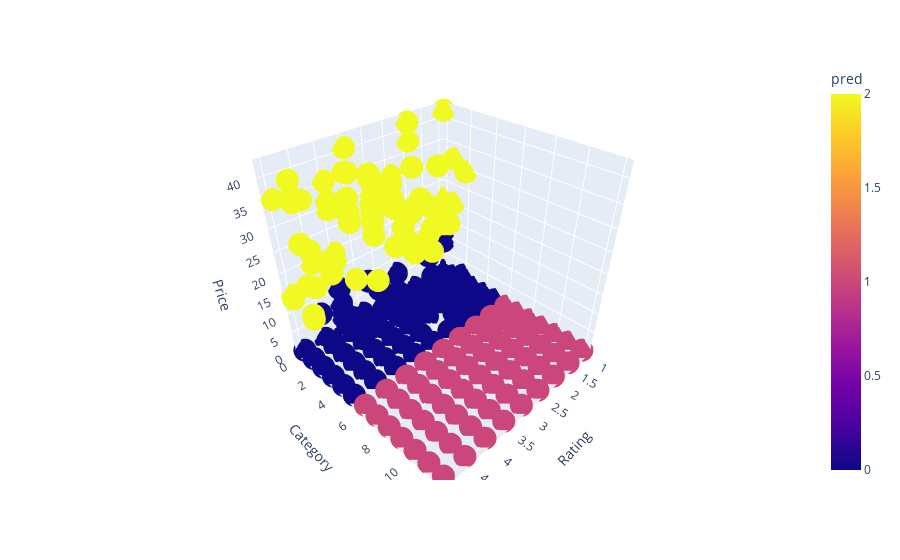

Write notebook code for a chart like this one.
### Code cell
fig = px.scatter_3d(df,x='Rating',y='Category',z='Price',color='pred')
fig.show()

### Figure 1 — Plotly figure (JSON) as saved in the notebook; plotly's stock layout.template omitted (floating-point values rounded to 4 significant figures; data arrays with more than 128 entries replaced by an {"elided": "..."} marker saying what was removed)
{"data": [{"hoverlabel": {"namelength": 0}, "hovertemplate": "Rating=%{x}<br>Category=%{y}<br>Price=%{z}<br>pred=%{marker.color}", "legendgroup": "", "marker": {"color": {"elided": "5317 int values"}, "coloraxis": "coloraxis", "symbol": "circle"}, "mode": "markers", "name": "", "scene": "scene", "showlegend": false, "type": "scatter3d", "x": {"elided": "5317 float values"}, "y": {"elided": "5317 int values"}, "z": {"elided": "5317 int values"}}], "layout": {"coloraxis": {"colorbar": {"title": {"text": "pred"}}, "colorscale": [[0, "#0d0887"], [0.1111, "#46039f"], [0.2222, "#7201a8"], [0.3333, "#9c179e"], [0.4444, "#bd3786"], [0.5556, "#d8576b"], [0.6667, "#ed7953"], [0.7778, "#fb9f3a"], [0.8889, "#fdca26"], [1, "#f0f921"]]}, "legend": {"tracegroupgap": 0}, "margin": {"t": 60}, "scene": {"domain": {"x": [0, 1], "y": [0, 1]}, "xaxis": {"title": {"text": "Rating"}}, "yaxis": {"title": {"text": "Category"}}, "zaxis": {"title": {"text": "Price"}}}}}
